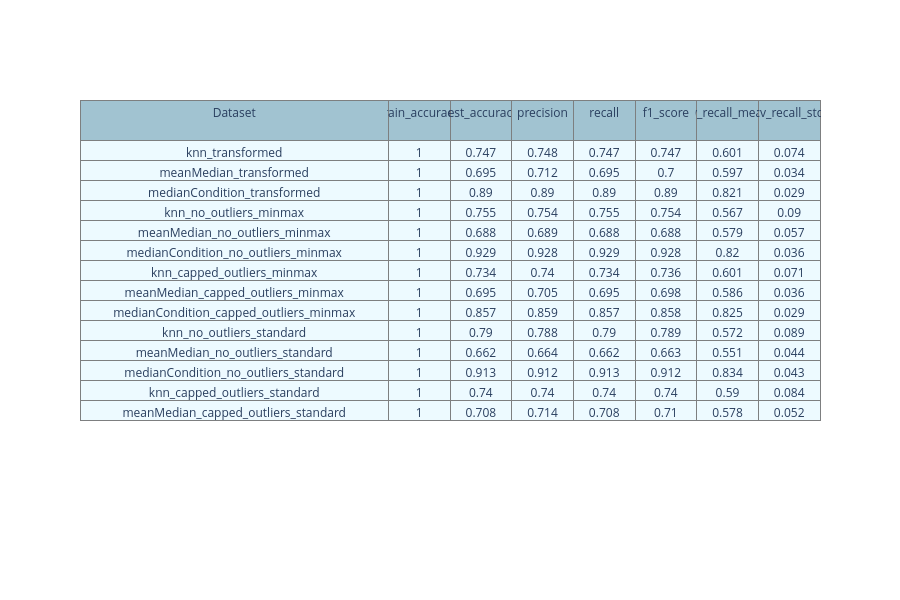

This figure's notebook cell:
### Code cell
table_plotting(random_forest_results_df)

### Figure 1 — Plotly figure (JSON) as saved in the notebook; plotly's stock layout.template omitted (floating-point values rounded to 4 significant figures)
{"data": [{"cells": {"align": "center", "fill": {"color": "#EDFAFF"}, "font": {"size": 12}, "line": {"color": "#7D7F80"}, "values": [["knn_transformed", "meanMedian_transformed", "medianCondition_transformed", "knn_no_outliers_minmax", "meanMedian_no_outliers_minmax", "medianCondition_no_outliers_minmax", "knn_capped_outliers_minmax", "meanMedian_capped_outliers_minmax", "medianCondition_capped_outliers_minmax", "knn_no_outliers_standard", "meanMedian_no_outliers_standard", "medianCondition_no_outliers_standard", "knn_capped_outliers_standard", "meanMedian_capped_outliers_standard"], [1, 1, 1, 1, 1, 1, 1, 1, 1, 1, 1, 1, 1, 1], [0.747, 0.695, 0.89, 0.755, 0.688, 0.929, 0.734, 0.695, 0.857, 0.79, 0.662, 0.913, 0.74, 0.708], [0.748, 0.712, 0.89, 0.754, 0.689, 0.928, 0.74, 0.705, 0.859, 0.788, 0.664, 0.912, 0.74, 0.714], [0.747, 0.695, 0.89, 0.755, 0.688, 0.929, 0.734, 0.695, 0.857, 0.79, 0.662, 0.913, 0.74, 0.708], [0.747, 0.7, 0.89, 0.754, 0.688, 0.928, 0.736, 0.698, 0.858, 0.789, 0.663, 0.912, 0.74, 0.71], [0.601, 0.597, 0.821, 0.567, 0.579, 0.82, 0.601, 0.586, 0.825, 0.572, 0.551, 0.834, 0.59, 0.578], [0.074, 0.034, 0.029, 0.09, 0.057, 0.036, 0.071, 0.036, 0.029, 0.089, 0.044, 0.043, 0.084, 0.052]]}, "columnwidth": [400, 80], "header": {"align": "center", "fill": {"color": "#a1c3d1"}, "font": {"size": 12}, "height": 40, "line": {"color": "#7D7F80"}, "values": ["Dataset", "train_accuracy", "test_accuracy", "precision", "recall", "f1_score", "cv_recall_mean", "cv_recall_std"]}, "type": "table"}], "layout": {"height": 600}}
